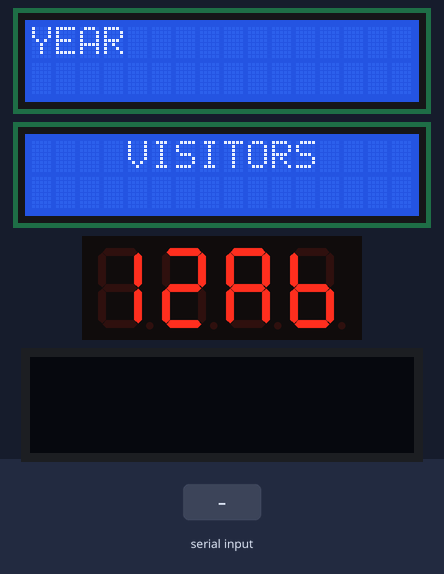
This sketch was run on a simulated Arduino Uno, built with avr-gcc and run on an emulated ATmega328P. Parts: 2 × 16×2 character LCD, 4-digit seven-segment display, 128×32 one-colour display. The test bench sets the inputs (shaded band). The display library's start-up logo is not drawn; what the sketch prints to the serial monitor is not drawn.

Above: at 6.4 s.
6.5 s: "90,45,200\n" received over Serial
At 8.2 s:
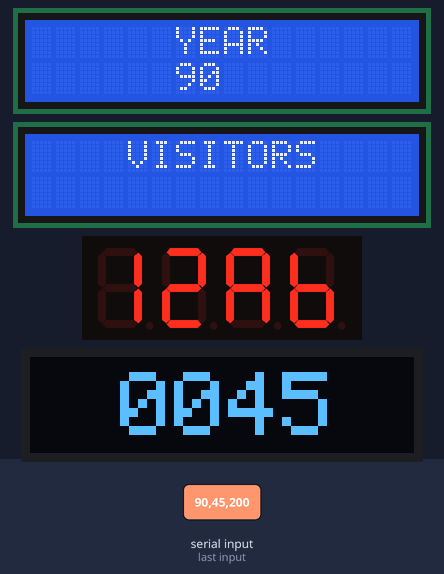
9.1 s: "30,150,10\n" received over Serial
At 11.4 s:
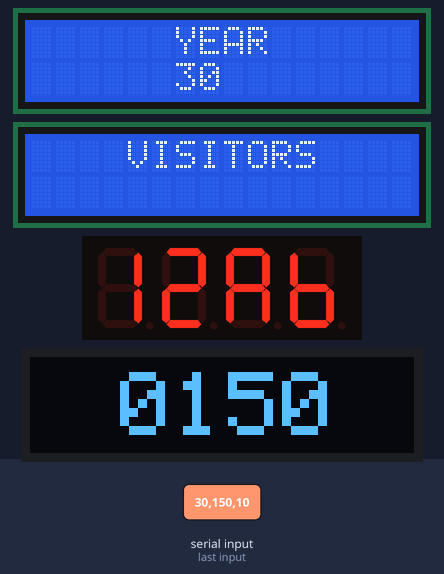
Timing chart, 0 to 12.9 s (numbered marks = the images above; inputs shaded):
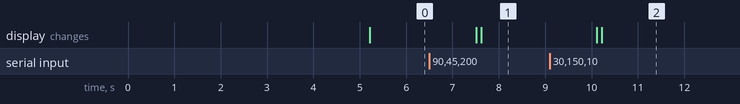

Measured:
- after the input at 6.5 s, the display: first changes after 1.0 s (image 1 shows a later state)
- after the input at 9.1 s, the display: first changes after 1.0 s (image 2 shows a later state)

The sketch:

calibrate_stepper.ino
```cpp
#include <TM1637.h>

#include <SoftwareSerial.h>
#include <SPI.h>
#include <Wire.h>
#include <LiquidCrystal_I2C.h>
#include <Adafruit_GFX.h>
#include <Adafruit_SSD1306.h>


SoftwareSerial myserial(2, 3); //TX, RX
// CHANGED: Connect ESP TX and RX to RX and TX, respectively, of the MEGA

#define SCREEN_WIDTH 128 // OLED display width, in pixels
#define SCREEN_HEIGHT 32 // OLED display height, in pixels

// Declaration for an SSD1306 display connected to I2C (SDA, SCL pins)
// The pins for I2C are defined by the Wire-library.
// On an arduino UNO:       A4(SDA), A5(SCL)
// On an arduino MEGA 2560: 20(SDA), 21(SCL)
// On an arduino LEONARDO:   2(SDA),  3(SCL), ...
#define OLED_RESET     4 // Reset pin # (or -1 if sharing Arduino reset pin)
#define SCREEN_ADDRESS 0x3C ///< See datasheet for Address; 0x3D for 128x64, 0x3C for 128x32
Adafruit_SSD1306 display(SCREEN_WIDTH, SCREEN_HEIGHT, &Wire, OLED_RESET);

#define NUMFLAKES     10 // Number of snowflakes in the animation example

#define LEDPIN  11

#define STEPPER_DIR 2
#define STEPPER_PULL 3

#define CLK 22//pins definitions for TM1637 and can be changed to other ports
#define DIO 23
TM1637 tm1637(CLK,DIO);

LiquidCrystal_I2C lcd1(0x27, 16, 2);
LiquidCrystal_I2C lcd2(0x26, 16, 2);

boolean setdir = LOW;
int stepper_delay = 100;

#define LOGO_HEIGHT   16
#define LOGO_WIDTH    16
static const unsigned char PROGMEM logo_bmp[] =
{ 0b00000000, 0b11000000,
  0b00000001, 0b11000000,
  0b00000001, 0b11000000,
  0b00000011, 0b11100000,
  0b11110011, 0b11100000,
  0b11111110, 0b11111000,
  0b01111110, 0b11111111,
  0b00110011, 0b10011111,
  0b00011111, 0b11111100,
  0b00001101, 0b01110000,
  0b00011011, 0b10100000,
  0b00111111, 0b11100000,
  0b00111111, 0b11110000,
  0b01111100, 0b11110000,
  0b01110000, 0b01110000,
  0b00000000, 0b00110000 };

void setup() {
  Serial.begin(250000);
//  Serial.begin(9600);
  myserial.begin(9600);
  pinMode(STEPPER_PULL, OUTPUT);
  pinMode(STEPPER_DIR, OUTPUT);
  lcd1.init();
  lcd2.init();
  lcd1.backlight();
  lcd2.backlight();
  tm1637.init();
  tm1637.set(BRIGHT_TYPICAL);//BRIGHT_TYPICAL = 2,BRIGHT_DARKEST = 0,BRIGHTEST = 7;
  tm1637.display(0,1);
  tm1637.display(1,2);
  tm1637.point(1);
  tm1637.display(2,10);
  tm1637.display(3,11);
  if(!display.begin(SSD1306_SWITCHCAPVCC, SCREEN_ADDRESS)) {
    Serial.println(F("SSD1306 allocation failed"));
    for(;;); // Don't proceed, loop forever
  }

  // Show initial display buffer contents on the screen --
  // the library initializes this with an Adafruit splash screen.
  display.display();
  delay(5000);
  lcd1.print("YEAR");
  lcd2.setCursor(4,0);
  lcd2.print("VISITORS");

  // Clear the buffer
  display.clearDisplay();
//  stepBackward(160000);
  reverseMotor();


}

void displayTextOLED(String subject) {
  display.clearDisplay();

  display.setTextSize(3); // Draw 2X-scale text
  display.setTextColor(SSD1306_WHITE);
  display.setCursor(30, 5);
  display.println(subject);
  display.display();      // Show initial text
  delay(100);
}

long step_count = 0;

void loop() {
  String incoming_string = "";
  boolean string_ready = false;
  int visitors = 0;

  digitalWrite(STEPPER_DIR, setdir);
  digitalWrite(STEPPER_PULL, HIGH);
  delayMicroseconds(stepper_delay);
  digitalWrite(STEPPER_PULL, LOW);
//  step_count = step_count + 1;

  while(Serial.available()){
    incoming_string = Serial.readString();
    string_ready = true;
    };

  if(string_ready == true){
    Serial.println("Received String: ");
//    visitors = incoming_string.toInt();
    char *strings[2]; // an array of pointers to the pieces of the above array after strtok()
    char *ptr = NULL;
    byte index = 0;
    ptr = strtok(incoming_string.c_str(), ",");  // parse comma-delimited string as array
    while (ptr != NULL)
    {
       strings[index] = ptr;
       index++;
       ptr = strtok(NULL, ",");
    }
    int year = String(strings[0]).toInt();
    int visitors = String(strings[1]).toInt();
    String oled_vis = String(visitors);
    if(visitors<100){
      oled_vis = "00" + String(visitors);
      }else if(visitors<1000){
        oled_vis = "0" + String(visitors);
        }
    displayTextOLED(oled_vis);
    lcd1.clear();
    lcd1.setCursor(6,0);
    lcd1.print("YEAR");
    lcd1.setCursor(6,1);
    lcd1.print(String(year));
    Serial.print("Year: " + String(year) + "\tVisitors: " + String(visitors) + "\n\n");
    };

//    Serial.println(step_count);

}

void reverseMotor(){
  setdir = !setdir;
}

void stepForward(long steps){
  for(long i = 0; i<steps; i++){
  digitalWrite(STEPPER_DIR, setdir);
  digitalWrite(STEPPER_PULL, HIGH);
  delayMicroseconds(stepper_delay);
  digitalWrite(STEPPER_PULL, LOW);
  delayMicroseconds(stepper_delay);
  }
  }

void stepBackward(long steps){
  reverseMotor();
  for(long i = 0; i<steps; i++){
  digitalWrite(STEPPER_DIR, setdir);
  digitalWrite(STEPPER_PULL, HIGH);
  delayMicroseconds(stepper_delay);
  digitalWrite(STEPPER_PULL, LOW);
  delayMicroseconds(stepper_delay);
  }
  }
```
